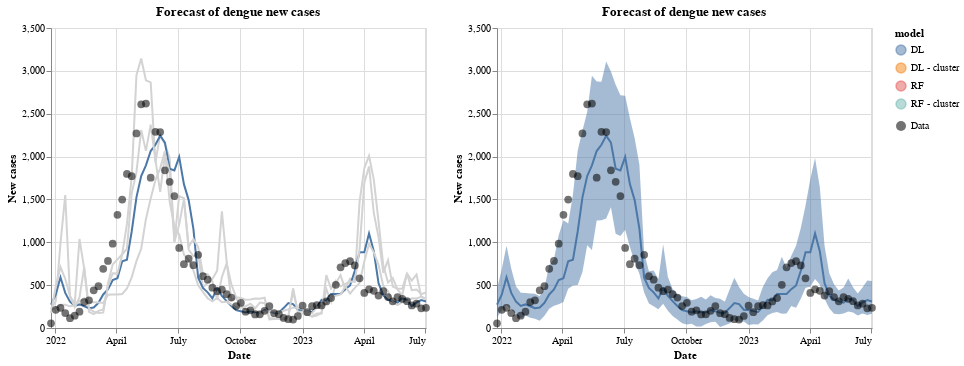

Notebook code for this chart:
### Code cell
# here is loaded the element that allows the selection by the mouse
highlight = alt.selection_point(on='mouseover', value = 'DL', fields=['model'], nearest=True)

width = 375 # width of the plots

# here is loaded the data points (black)
data = alt.Chart(df).mark_circle(size = 60).encode(
    x='dates:T',
    y='target:Q',
    color=alt.value('black'),
    opacity=alt.Opacity('legend', legend=alt.Legend(title=None)),

    #size = alt.value(3)
    tooltip = 'target:Q'
).properties(
    width=width
)


# here is created the base element for the time series 
base = alt.Chart(df_for, title="Forecast of dengue new cases").encode(
   x=alt.X('dates:T').title('Date'),
    y=alt.Y('predictions:Q').title('New cases'),
    color='model:N'
).add_params(
    highlight
).properties(
    width=width
)

points = base.mark_circle().encode(
    opacity=alt.value(0)
).add_params(
    highlight
)


# here we create the multine plot and use the alt.condition to highlight only one curve
lines = base.mark_line().encode(
    #size=alt.condition(~highlight, alt.value(1), alt.value(3))
    color=alt.condition(highlight, alt.Color('model:N'), alt.value('lightgray')),
    tooltip = ['model:N', 'predictions']
    
)

# here we define the plot of the right figure
timeseries = base.mark_line().encode(
    color=alt.Color('model:N')
).transform_filter(
    highlight # this function transform filter will just filter the element 
    #in hightlight from the column model N of the df_for (defined in the base element)
)

# here we create the area that represent the confidence interval of the predicitions
timeseries_conf = base.mark_area(
    opacity=0.5
).encode(
    x='dates:T',
    y='lower:Q',
    y2='upper:Q'
).transform_filter(
    highlight
)

# here we concatenate the layers, the + put one layer above the other
# the | put them syde by syde (as columns), and & put them side by side as lines
final = points + lines + data | timeseries + timeseries_conf + data

final

### Figure 1 — Vega-Lite specification as saved in the notebook (floating-point values rounded to 4 significant figures; data arrays with more than 128 entries replaced by an {"elided": "..."} marker saying what was removed)
{"config": {"view": {"continuousWidth": 300, "continuousHeight": 300}}, "hconcat": [{"layer": [{"mark": {"type": "circle"}, "encoding": {"color": {"field": "model", "type": "nominal"}, "opacity": {"value": 0}, "x": {"field": "dates", "title": "Date", "type": "temporal"}, "y": {"field": "predictions", "title": "New cases", "type": "quantitative"}}, "name": "view_3", "title": "Forecast of dengue new cases"}, {"mark": {"type": "line"}, "encoding": {"color": {"condition": {"param": "param_2", "field": "model", "type": "nominal"}, "value": "lightgray"}, "tooltip": [{"field": "model", "type": "nominal"}, {"field": "predictions", "type": "quantitative"}], "x": {"field": "dates", "title": "Date", "type": "temporal"}, "y": {"field": "predictions", "title": "New cases", "type": "quantitative"}}, "title": "Forecast of dengue new cases"}, {"data": {"name": "data-fd3759a9c3cb5491071b25c3a31b7d7f"}, "mark": {"type": "circle", "size": 60}, "encoding": {"color": {"value": "black"}, "opacity": {"field": "legend", "legend": {"title": null}, "type": "nominal"}, "tooltip": {"field": "target", "type": "quantitative"}, "x": {"field": "dates", "type": "temporal"}, "y": {"field": "target", "type": "quantitative"}}}], "width": 375}, {"layer": [{"mark": {"type": "line"}, "encoding": {"color": {"field": "model", "type": "nominal"}, "x": {"field": "dates", "title": "Date", "type": "temporal"}, "y": {"field": "predictions", "title": "New cases", "type": "quantitative"}}, "name": "view_4", "title": "Forecast of dengue new cases", "transform": [{"filter": {"param": "param_2"}}]}, {"mark": {"type": "area", "opacity": 0.5}, "encoding": {"color": {"field": "model", "type": "nominal"}, "x": {"field": "dates", "type": "temporal"}, "y": {"field": "lower", "type": "quantitative"}, "y2": {"field": "upper"}}, "title": "Forecast of dengue new cases", "transform": [{"filter": {"param": "param_2"}}]}, {"data": {"name": "data-fd3759a9c3cb5491071b25c3a31b7d7f"}, "mark": {"type": "circle", "size": 60}, "encoding": {"color": {"value": "black"}, "opacity": {"field": "legend", "legend": {"title": null}, "type": "nominal"}, "tooltip": {"field": "target", "type": "quantitative"}, "x": {"field": "dates", "type": "temporal"}, "y": {"field": "target", "type": "quantitative"}}}], "width": 375}], "data": {"name": "data-fb3915953476690f132930708d20beca"}, "params": [{"name": "param_2", "select": {"type": "point", "fields": ["model"], "nearest": true, "on": "mouseover"}, "value": "DL", "views": ["view_3", "view_4"]}], "$schema": "https://vega.github.io/schema/vega-lite/v5.8.0.json", "datasets": {"data-fb3915953476690f132930708d20beca": {"elided": "320 records"}, "data-fd3759a9c3cb5491071b25c3a31b7d7f": [{"dates": "2021-12-26T00:00:00", "target": 54.0, "legend": "Data"}, {"dates": "2022-01-02T00:00:00", "target": 212.0, "legend": "Data"}, {"dates": "2022-01-09T00:00:00", "target": 236.0, "legend": "Data"}, {"dates": "2022-01-16T00:00:00", "target": 174.0, "legend": "Data"}, {"dates": "2022-01-23T00:00:00", "target": 115.0, "legend": "Data"}, {"dates": "2022-01-30T00:00:00", "target": 144.0, "legend": "Data"}, {"dates": "2022-02-06T00:00:00", "target": 191.0, "legend": "Data"}, {"dates": "2022-02-13T00:00:00", "target": 302.0, "legend": "Data"}, {"dates": "2022-02-20T00:00:00", "target": 323.0, "legend": "Data"}, {"dates": "2022-02-27T00:00:00", "target": 439.0, "legend": "Data"}, {"dates": "2022-03-06T00:00:00", "target": 488.0, "legend": "Data"}, {"dates": "2022-03-13T00:00:00", "target": 690.0, "legend": "Data"}, {"dates": "2022-03-20T00:00:00", "target": 783.0, "legend": "Data"}, {"dates": "2022-03-27T00:00:00", "target": 984.0, "legend": "Data"}, {"dates": "2022-04-03T00:00:00", "target": 1320.0, "legend": "Data"}, {"dates": "2022-04-10T00:00:00", "target": 1499.0, "legend": "Data"}, {"dates": "2022-04-17T00:00:00", "target": 1797.0, "legend": "Data"}, {"dates": "2022-04-24T00:00:00", "target": 1771.0, "legend": "Data"}, {"dates": "2022-05-01T00:00:00", "target": 2270.0, "legend": "Data"}, {"dates": "2022-05-08T00:00:00", "target": 2609.0, "legend": "Data"}, {"dates": "2022-05-15T00:00:00", "target": 2618.0, "legend": "Data"}, {"dates": "2022-05-22T00:00:00", "target": 1753.0, "legend": "Data"}, {"dates": "2022-05-29T00:00:00", "target": 2289.0, "legend": "Data"}, {"dates": "2022-06-05T00:00:00", "target": 2286.0, "legend": "Data"}, {"dates": "2022-06-12T00:00:00", "target": 1840.0, "legend": "Data"}, {"dates": "2022-06-19T00:00:00", "target": 1705.0, "legend": "Data"}, {"dates": "2022-06-26T00:00:00", "target": 1539.0, "legend": "Data"}, {"dates": "2022-07-03T00:00:00", "target": 934.0, "legend": "Data"}, {"dates": "2022-07-10T00:00:00", "target": 745.0, "legend": "Data"}, {"dates": "2022-07-17T00:00:00", "target": 809.0, "legend": "Data"}, {"dates": "2022-07-24T00:00:00", "target": 733.0, "legend": "Data"}, {"dates": "2022-07-31T00:00:00", "target": 854.0, "legend": "Data"}, {"dates": "2022-08-07T00:00:00", "target": 604.0, "legend": "Data"}, {"dates": "2022-08-14T00:00:00", "target": 563.0, "legend": "Data"}, {"dates": "2022-08-21T00:00:00", "target": 471.0, "legend": "Data"}, {"dates": "2022-08-28T00:00:00", "target": 430.0, "legend": "Data"}, {"dates": "2022-09-04T00:00:00", "target": 449.0, "legend": "Data"}, {"dates": "2022-09-11T00:00:00", "target": 395.0, "legend": "Data"}, {"dates": "2022-09-18T00:00:00", "target": 355.0, "legend": "Data"}, {"dates": "2022-09-25T00:00:00", "target": 256.0, "legend": "Data"}, {"dates": "2022-10-02T00:00:00", "target": 294.0, "legend": "Data"}, {"dates": "2022-10-09T00:00:00", "target": 190.0, "legend": "Data"}, {"dates": "2022-10-16T00:00:00", "target": 207.0, "legend": "Data"}, {"dates": "2022-10-23T00:00:00", "target": 158.0, "legend": "Data"}, {"dates": "2022-10-30T00:00:00", "target": 159.0, "legend": "Data"}, {"dates": "2022-11-06T00:00:00", "target": 200.0, "legend": "Data"}, {"dates": "2022-11-13T00:00:00", "target": 254.0, "legend": "Data"}, {"dates": "2022-11-20T00:00:00", "target": 173.0, "legend": "Data"}, {"dates": "2022-11-27T00:00:00", "target": 161.0, "legend": "Data"}, {"dates": "2022-12-04T00:00:00", "target": 118.0, "legend": "Data"}, {"dates": "2022-12-11T00:00:00", "target": 103.0, "legend": "Data"}, {"dates": "2022-12-18T00:00:00", "target": 99.0, "legend": "Data"}, {"dates": "2022-12-25T00:00:00", "target": 140.0, "legend": "Data"}, {"dates": "2023-01-01T00:00:00", "target": 261.0, "legend": "Data"}, {"dates": "2023-01-08T00:00:00", "target": 184.0, "legend": "Data"}, {"dates": "2023-01-15T00:00:00", "target": 255.0, "legend": "Data"}, {"dates": "2023-01-22T00:00:00", "target": 266.0, "legend": "Data"}, {"dates": "2023-01-29T00:00:00", "target": 263.0, "legend": "Data"}, {"dates": "2023-02-05T00:00:00", "target": 310.0, "legend": "Data"}, {"dates": "2023-02-12T00:00:00", "target": 349.0, "legend": "Data"}, {"dates": "2023-02-19T00:00:00", "target": 504.0, "legend": "Data"}, {"dates": "2023-02-26T00:00:00", "target": 708.0, "legend": "Data"}, {"dates": "2023-03-05T00:00:00", "target": 758.0, "legend": "Data"}, {"dates": "2023-03-12T00:00:00", "target": 780.0, "legend": "Data"}, {"dates": "2023-03-19T00:00:00", "target": 730.0, "legend": "Data"}, {"dates": "2023-03-26T00:00:00", "target": 580.0, "legend": "Data"}, {"dates": "2023-04-02T00:00:00", "target": 409.0, "legend": "Data"}, {"dates": "2023-04-09T00:00:00", "target": 452.0, "legend": "Data"}, {"dates": "2023-04-16T00:00:00", "target": 434.0, "legend": "Data"}, {"dates": "2023-04-23T00:00:00", "target": 379.0, "legend": "Data"}, {"dates": "2023-04-30T00:00:00", "target": 429.0, "legend": "Data"}, {"dates": "2023-05-07T00:00:00", "target": 361.0, "legend": "Data"}, {"dates": "2023-05-14T00:00:00", "target": 312.0, "legend": "Data"}, {"dates": "2023-05-21T00:00:00", "target": 360.0, "legend": "Data"}, {"dates": "2023-05-28T00:00:00", "target": 340.0, "legend": "Data"}, {"dates": "2023-06-04T00:00:00", "target": 313.0, "legend": "Data"}, {"dates": "2023-06-11T00:00:00", "target": 263.0, "legend": "Data"}, {"dates": "2023-06-18T00:00:00", "target": 284.0, "legend": "Data"}, {"dates": "2023-06-25T00:00:00", "target": 230.0, "legend": "Data"}, {"dates": "2023-07-02T00:00:00", "target": 236.0, "legend": "Data"}]}}
